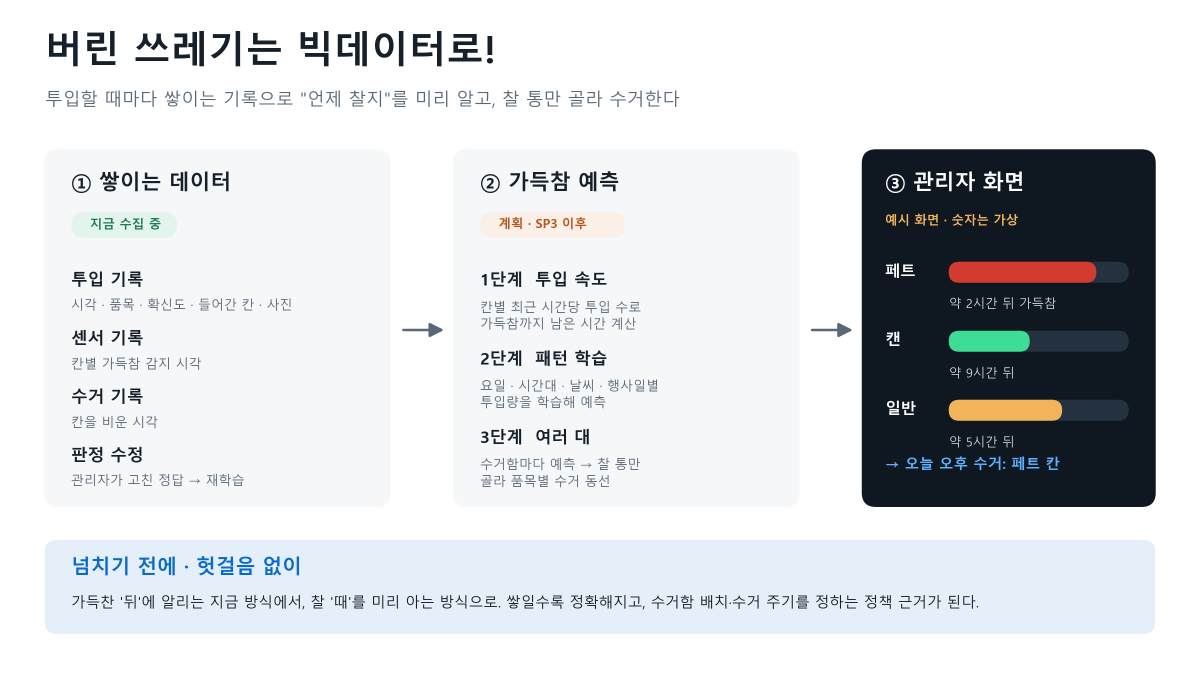
#> input picture experiments/2026-11-16/slide_bigdata.png, 2400 x 1350 px (shown at 1/2 size)
$ python -i retrain.py   (imports and definitions only)
#> lines starting #> are read from the running program, lines starting #| are printed output that depends on the picture
"""재학습 한 번에: 관리자가 웹에서 확인한 사진 받기 → 학습 → 이전 모델과 채점 → 더 좋으면 파이에 올리기.

정답은 관리자가 정한다. 웹 투입 기록에서 "맞음"을 고르거나 품목을 고친 사진만 쓰고,
아무도 확인하지 않은 사진(AI 판정 그대로)은 쓰지 않는다.

사용법 (PC, code 폴더):
  python retrain.py                 기본 (11/16 이후 확인한 사진)
  python retrain.py --no-deploy     학습·채점만 하고 파이에는 안 올림
  python retrain.py --force         채점이 낮아도 올림

채점: data_test/<품목>/ 의 시험 사진(학습에 안 씀)으로 이전·새 모델을 똑같이 채점한다.
새 모델 정확도가 이전 이상일 때만 올린다. 파이의 이전 모델은 model_prev.tflite 로 남긴다.
"""
import glob
import os
import shutil
import subprocess
import sys
import tempfile
from datetime import datetime

import numpy as np
from PIL import Image

HERE = os.path.dirname(os.path.abspath(__file__))
PY = sys.executable
TEST = os.path.join(HERE, "data_test")
CUR = os.path.join(HERE, "model_unquant.tflite")
PI_HOSTS = ["172.20.10.5", "192.168.0.4"]
CROP_LEFT = 160
SINCE = "2026-11-16"
args = sys.argv[1:]


def step(n, msg):
    print(f"\n[{n}/4] {msg}", flush=True)


def run(cmd, **kw):
    env = dict(os.environ, PYTHONIOENCODING="utf-8", TF_CPP_MIN_LOG_LEVEL="2")
    return subprocess.run(cmd, cwd=HERE, env=env, text=True, encoding="utf-8", errors="replace", **kw)


def load(path):  # train_quick.py, main.py 와 같은 전처리
    img = Image.open(path).convert("RGB")
    w, h = img.size; s = min(w, h); left = min(CROP_LEFT, w - s)
#> after `w, h = img.size`: w = 2400; h = 1350
#> after `s = min(w, h)`: s = 1350
#> after `left = min(CROP_LEFT, w - s)`: left = 160
    img = img.crop((left, (h - s) // 2, left + s, (h + s) // 2)).resize((224, 224))
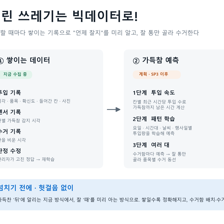
#> img: PIL image 224x224 RGB; mean R, G, B 238.2, 241.2, 244.1
    return np.asarray(img, dtype=np.float32)[None] / 127.5 - 1


def score(model_path, labels):
    import tensorflow as tf
    it = tf.lite.Interpreter(model_path=model_path)
    it.allocate_tensors()
    i, o = it.get_input_details()[0], it.get_output_details()[0]
    ok = n = 0
    for c in labels:
        for f in glob.glob(os.path.join(TEST, c, "*.jpg")):
            it.set_tensor(i["index"], load(f)); it.invoke()
            ok += labels[int(it.get_tensor(o["index"])[0].argmax())] == c
            n += 1
    return ok / n * 100 if n else None, n


def find_pi():
    for h in PI_HOSTS:
        r = run(["ssh", "-o", "ConnectTimeout=4", "-o", "BatchMode=yes", f"pi@{h}", "true"], capture_output=True)
        if r.returncode == 0:
            return h
    return None


# 1) 관리자가 확인한 사진 받기
# [1 line not run here, left out]
r = run([PY, "export_corrections.py", SINCE, "--only-corrected"])
# [2 lines not run here, left out]
# [1 line that did not run here, left out]
# [1 line that did not run here, left out]

# 2) 학습
# [1 line not run here, left out]
out = tempfile.mkdtemp(prefix="retrain_")
r = run([PY, "train_quick.py", "data", out], capture_output=True)
new = os.path.join(out, "model_unquant.tflite")
# [7 lines not run here, left out]
# [1 line that did not run here, left out]
# [1 line that did not run here, left out]
# [3 lines not run here, left out]
# [1 line that did not run here, left out]
# [6 lines not run here, left out]
stamp = datetime.now().strftime("%m%d_%H%M")
# [5 lines not run here, left out]
# [1 line that did not run here, left out]
# [2 lines not run here, left out]
remote = "ai-trashbin/code"
# [5 lines that did not run here, left out]
# [6 lines not run here, left out]

>>> result = load('../experiments/2026-11-16/slide_bigdata.png')
